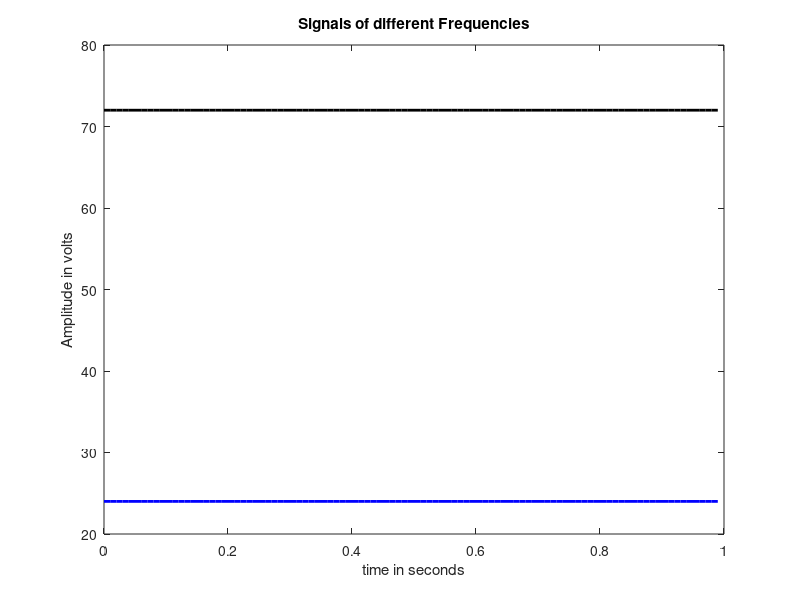

This chart was generated by the following MATLAB code:
fs = 100; % Sampling frequency
t = 0:1/fs:1-1/fs; % Time duration
f1 = 400; % Frequency of first signal
f2 = 400; % Frequency of second signal
A1 = 72; % Amplitude of first signal
A2 = 24; % Amplitude of second signal
x1 = A1*cos(2*pi*f1*t); % First Signal
x2 = A2*cos(2*pi*f2*t); % Second Signal
%Plotting both signals in time domain
plot(t,x1,'k','LineWidth',2)
hold on
plot(t,x2,'b','LineWidth',2)
hold off
xlabel('time in seconds')
ylabel('Amplitude in volts')
title('Signals of different Frequencies')